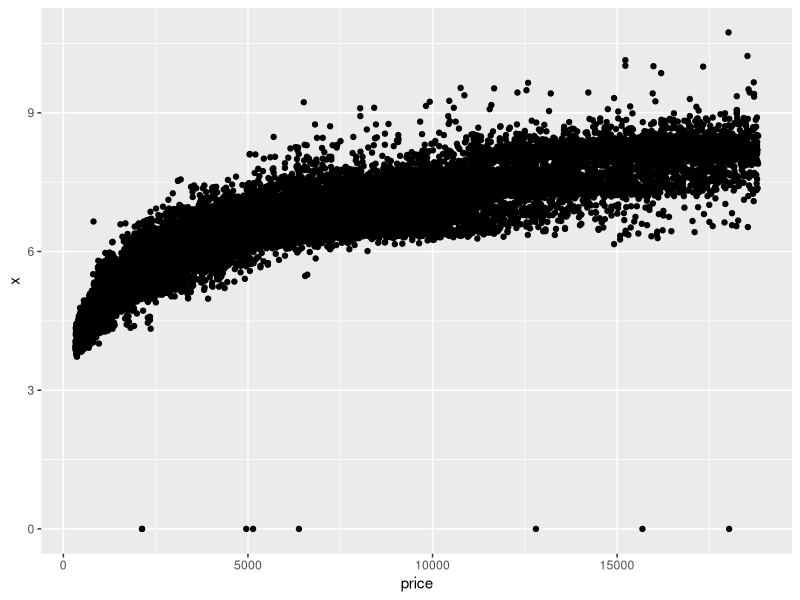
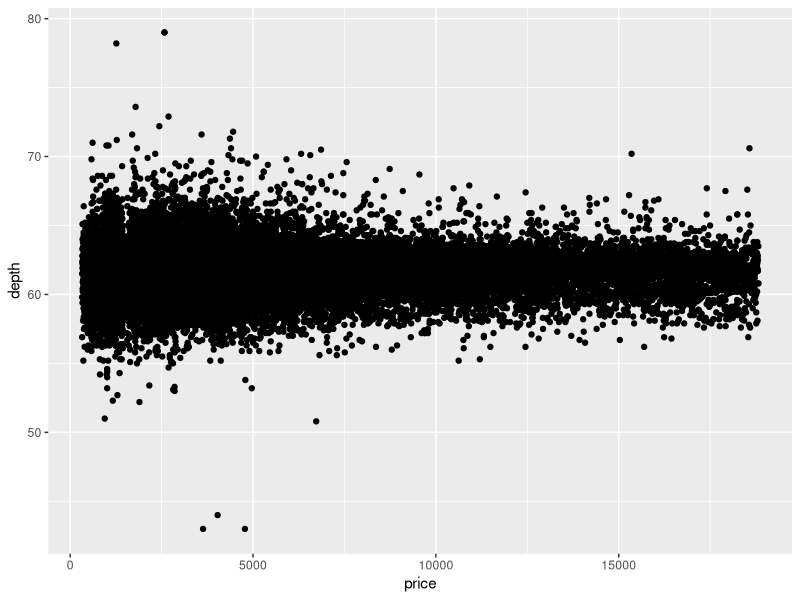
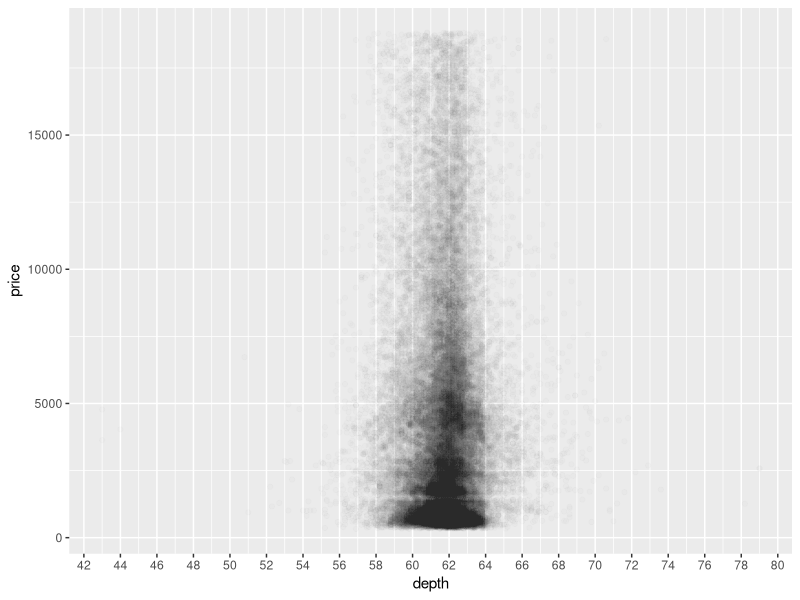
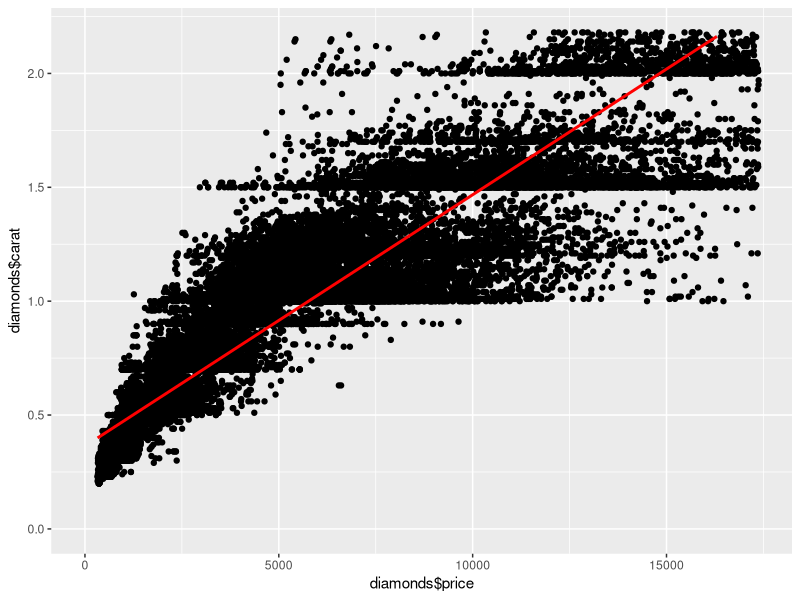
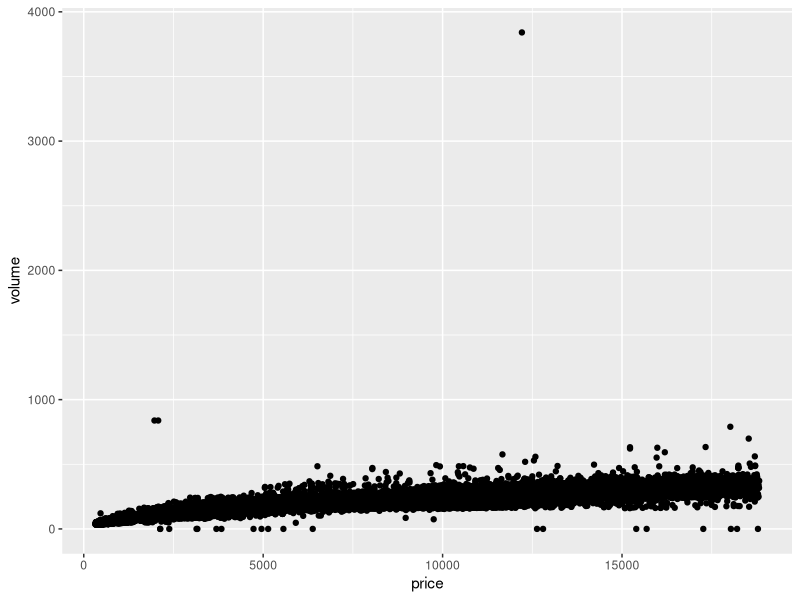
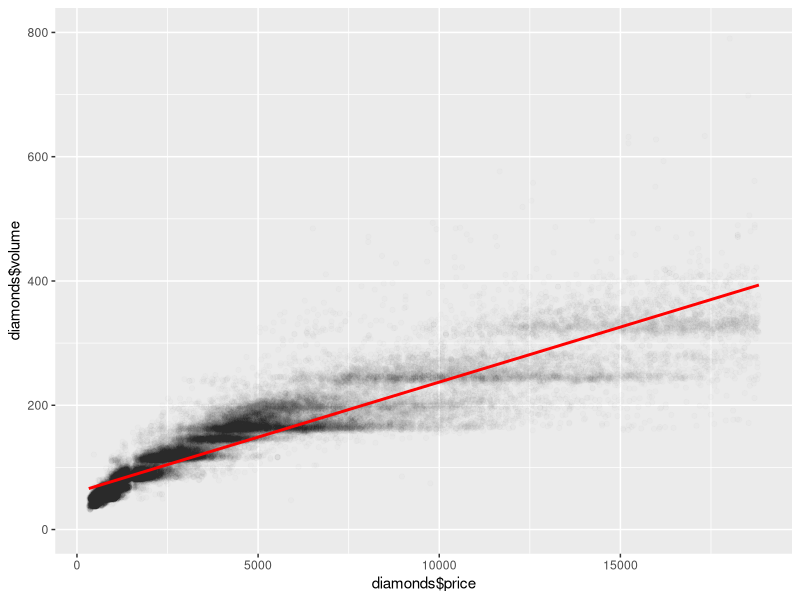

R code for these plots, in order: (Note: this script raises an error after producing the figures.)
## ---- chunk 1
# In this problem set, you'll continue
# to explore the diamonds data set.

# Your first task is to create a
# scatterplot of price vs x.
# using the ggplot syntax.

# This assignment is not graded and
# will be marked as correct when you submit.

# ENTER YOUR CODE BELOW THIS LINE
# ===========================================
library(ggplot2)
data("diamonds")
ggplot(diamonds, aes(price, x)) +
  geom_point()
## ---- chunk 2
?diamonds
## ---- chunk 3
cor(diamonds$price, diamonds$x)
cor(diamonds$price, diamonds$y)
cor(diamonds$price, diamonds$z)
## ---- chunk 4
ggplot(diamonds, aes(price, depth)) +
  geom_point()
## ---- chunk 5
ggplot(data = diamonds, aes(x = depth, y = price)) + 
  geom_point(alpha = 1/100) +
  scale_x_continuous(breaks = seq(0,500,2))
## ---- chunk 6
cor(diamonds$depth, diamonds$price)
## ---- chunk 7
ggplot(diamonds, aes(x = diamonds$price, y = diamonds$carat)) +
  geom_point() +
  xlim(0, quantile(diamonds$price , .99)) +
  ylim(0, quantile(diamonds$carat , .99)) +
  geom_smooth(method = 'lm', color='red')
## ---- chunk 8
diamonds$volume <- diamonds$x * diamonds$y * diamonds$z

ggplot(diamonds, aes(price, volume)) +
  geom_point()
## ---- chunk 9
library(dplyr)
diamonds %>% count(diamonds$volume == 0)
## ---- chunk 10
# q11
trimmed <- subset(diamonds, volume >= 0 & volume < 800) 
cor(trimmed$price, trimmed$volume)
## ---- chunk 11
# q12
ggplot(diamonds, aes(x = diamonds$price, y = diamonds$volume)) +
  geom_point(alpha = 1/100) +
  ylim(1, 800) +
  geom_smooth(method = 'lm', color='red')

## ---- chunk 12
# Q13
diamondsByClarity <- diamonds %>%
  group_by(clarity) %>%
    summarise(mean_price = mean(price),
              median_price = median(price),
              min_price = min(price),
              max_price = max(price),
              n = n()) %>%
  arrange(clarity)
head(diamondsByClarity, 20)

# pf.fc_by_age <- pf %>%
#   group_by(age) %>%
#          summarise(friend_count_mean = mean(friend_count),
#           friend_count_median = median(friend_count),
#           n = n()) %>%
#   arrange(age)
# 
# head(pf.fc_by_age, 20)
## ---- chunk 13
diamonds_by_clarity <- group_by(diamonds, clarity)
diamonds_mp_by_clarity <- summarise(diamonds_by_clarity, mean_price = mean(price))

diamonds_by_color <- group_by(diamonds, color)
diamonds_mp_by_color <- summarise(diamonds_by_color, mean_price = mean(price))
## ---- chunk 14

head(diamonds_mp_by_clarity, 20)
head(diamonds_mp_by_color, 20)
library(gridExtra)
p1 <- ggplot(diamonds_mp_by_clarity) +
  geom_bar(mapping = aes(y = mean_price, x = clarity), stat = 'identity')
p2 <- ggplot(diamonds_mp_by_color) +
  geom_bar(mapping = aes(y = mean_price, x = color), stat = 'identity') +
  arrange(color)
grid.arrange(p1, p2, ncol = 1 )
